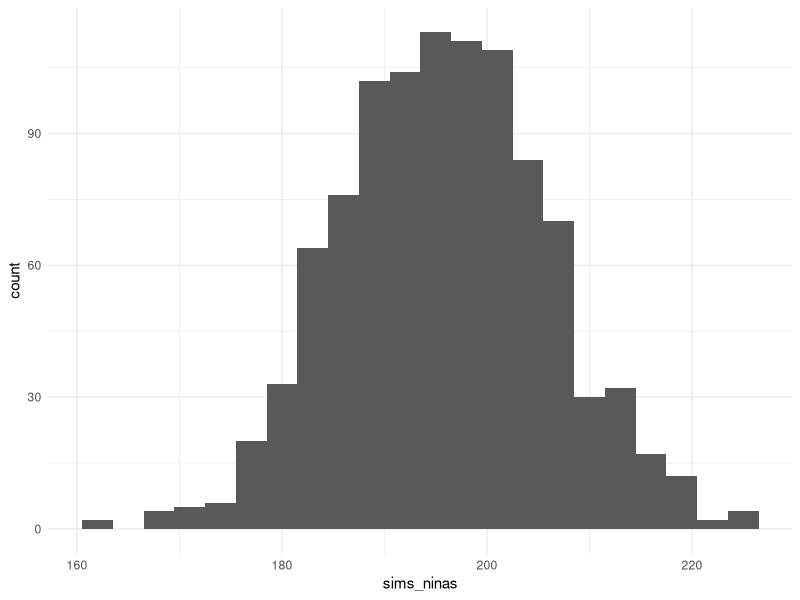
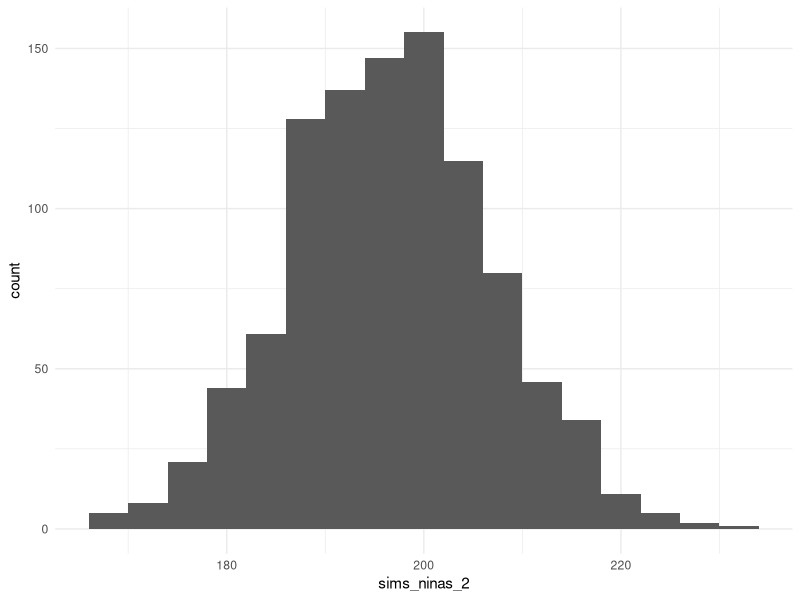
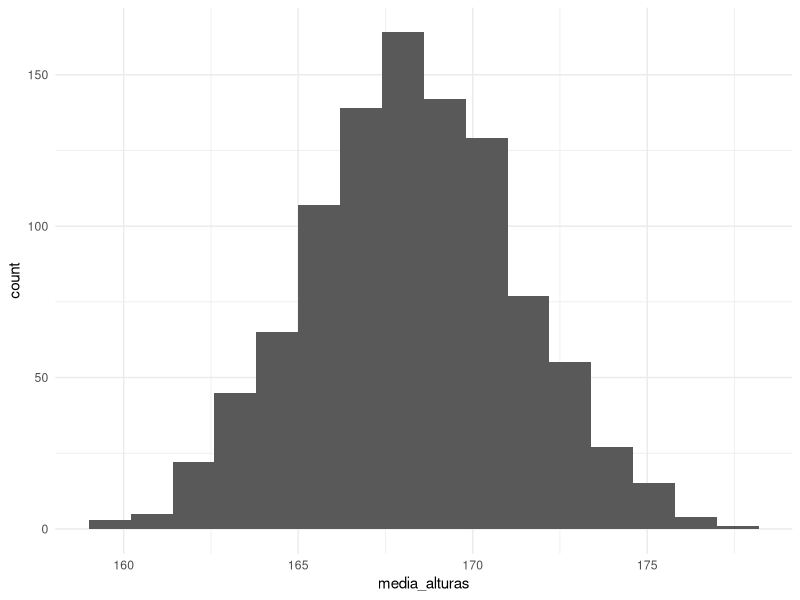
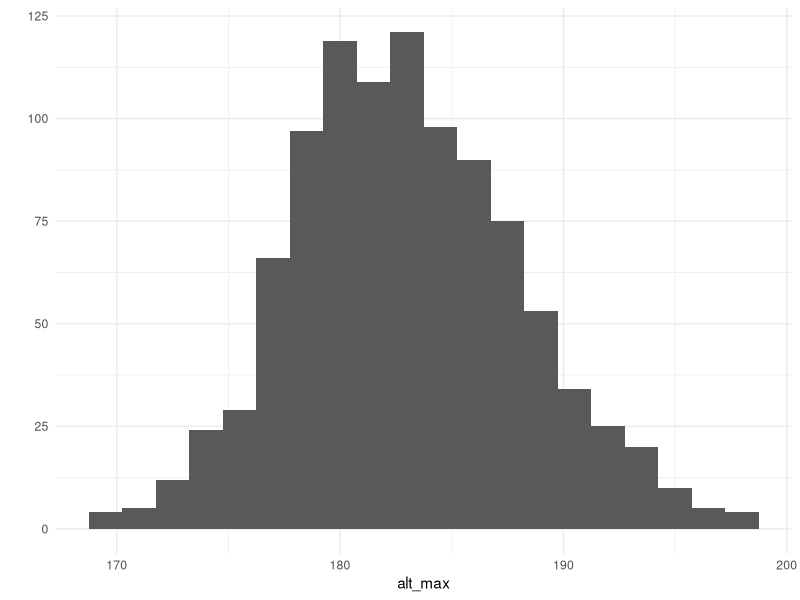
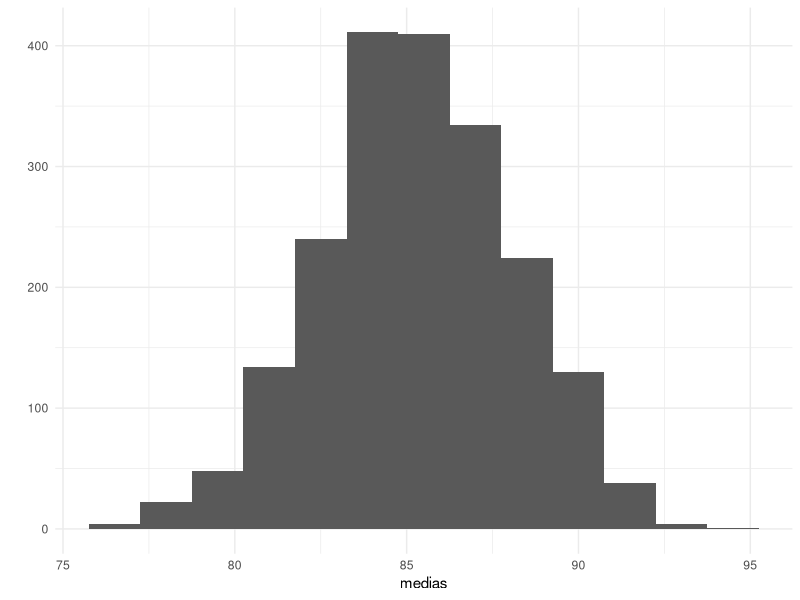

Here is the R script that generated these plots, in order:
## ---- chunk 1
knitr::opts_chunk$set(
    comment = "#>",
    collapse = TRUE, 
    fig.width=3, fig.height=3
)
comma <- function(x) format(x, digits = 2, big.mark = ",")
options(digits=3)

library(tidyverse)
library(gridExtra)
theme_set(theme_minimal())
## ---- chunk 2
library(DiagrammeR)
grViz("
digraph ninas {

  # a 'graph' statement
  graph [overlap = true]

  # several 'node' statements
  node [shape = box,penwidth = 0.1, fixedsize = true, fontsize = 9,
        fontname = Helvetica, width = 0.2, height = 0.2]
  p; n; 

  node [shape = circle,
        fixedsize = true, fontsize = 9,
        fontname = Helvetica, width = 0.2] // sets as circles
  k; 

  # several 'edge' statements
  edge[color = grey, arrowsize = 0.5, penwidth = 0.5]
  p->k; n->k
}
")
## ---- chunk 3
library(ggplot2)
library(dplyr)
library(arm)
library(tidyr)
set.seed(918739837)
n_ninas <- rbinom(1, 400, 0.488)
## ---- chunk 4
sims_ninas <- rerun(1000, rbinom(1, 400, 0.488)) %>% flatten_dbl()
mean(sims_ninas)
sd(sims_ninas)

ggplot() + geom_histogram(aes(x = sims_ninas), binwidth = 3)
## ---- chunk 5
grViz("
digraph ninas_compleja {

  # a 'graph' statement
  graph [overlap = true]

  # several 'node' statements
  node [shape = box,penwidth = 0.1, fixedsize = true, fontsize = 9,
        fontname = Helvetica, width = 0.2, height = 0.2]
  p_i[label = 'p&#x2071;']; m; q;

  node [shape = circle,
        fixedsize = true, fontsize = 9,
        fontname = Helvetica, width = 0.2] // sets as circles
  k; n_i[label = 'n&#x2071;'];

  # several 'edge' statements
  edge[color = grey, arrowsize = 0.5, penwidth = 0.5]
  m->n_i; q->n_i; p_i->k; n_i->k
}
")
## ---- chunk 6
set.seed(918739837)
tipo_nacimiento <- sample(c("unico", "fraternal", "identicos"), 
  size = 400, replace = TRUE, prob = c(1 - 1 / 125 - 1 / 300, 1 / 125, 1 / 300))
n_unico <- sum(tipo_nacimiento == "unico")  # número de nacimientos únicos
n_fraternal <- sum(tipo_nacimiento == "fraternal")
n_identicos <- 400 - n_unico - n_fraternal
n_ninas <- rbinom(1, n_unico, 0.488) +
           rbinom(1, 2 * n_fraternal, 0.495) + # en cada nacimiento hay 2 bebés
           2 * rbinom(1, n_identicos, 0.405)
n_ninas
## ---- chunk 7
modelo2 <- function(){
    tipo_nacimiento <- sample(c("unico", "fraternal", "identicos"), 
        size = 400, replace = TRUE, prob = c(1 - 1 / 125 - 1 / 1300, 1 / 125, 1 / 300))
    # número de nacimientos de cada tipo
    n_unico <- sum(tipo_nacimiento == "unico")  # número de nacimientos únicos
    n_fraternal <- sum(tipo_nacimiento == "fraternal")
    n_identicos <- 400 - n_unico - n_fraternal
    # simulamos para cada tipo de nacimiento
    n_ninas <- rbinom(1, n_unico, 0.488) +
        rbinom(1, 2 * n_fraternal, 0.495) + # en cada nacimiento hay 2 bebés
    2 * rbinom(1, n_identicos, 0.495)
  n_ninas
}

sims_ninas_2 <- rerun(1000, modelo2()) %>% flatten_dbl()
mean(sims_ninas_2)

ggplot() + geom_histogram(aes(x = sims_ninas_2), binwidth = 4)
## ---- chunk 8
set.seed(918739837)
sexo <- rbinom(10, 1, 0.52)
altura <- rnorm(sexo, mean = 161.8 * (sexo == 1) + 175 * (sexo == 0), 
  sd = 6.86 * (sexo == 1) + 7.37 * (sexo == 0)) #Equivalente a simular de dos normales
mean(altura)
## ---- chunk 9
mediaAltura <- function(){
  sexo <- rbinom(10, 1, 0.52)
  altura <- rnorm(sexo, mean = 161.8 * (sexo == 1) + 175 * (sexo == 0), 
    sd = 6.86 * (sexo == 1) + 7.37 * (sexo == 0))
}
sims_alturas <- rerun(1000, mediaAltura()) 
media_alturas <- sims_alturas %>% map_dbl(mean)
mean(media_alturas)
sd(media_alturas)
ggplot() + geom_histogram(aes(x = media_alturas), binwidth = 1.2)
## ---- chunk 10
alt_max <- sims_alturas %>% map_dbl(max)
qplot(alt_max, geom = "histogram", binwidth = 1.5)
## ---- chunk 11
grViz("
digraph regresion {
    graph [overlap = true]
    node [shape = box,penwidth = 0.1, fixedsize = true, fontsize = 9,
        fontname = Helvetica, width = 0.2, height = 0.2]
    beta_0[label = '&beta;&#x2080;']; beta_1[label = '&beta;&#x2081;']; mu_i[label='&mu;&#x2071;'];
    sigma[label = '&sigma;&#x00B2;']; X_i[label = 'X&#x2071;'];
    node [shape = circle,
        fixedsize = true, fontsize = 9,
        fontname = Helvetica, width = 0.2] // sets as circles
        Y_i[label = 'Y&#x2071;'];
    edge[color = grey, arrowsize = 0.5, penwidth = 0.5]
        mu_i->Y_i; sigma->Y_i;
    edge[color = grey, arrowsize = 0.5, penwidth = 1]
        beta_0->mu_i; beta_1 -> mu_i; X_i->mu_i;
}
")
## ---- chunk 12
vector_mu <- c(rep(78 + 12, 30), rep(78, 20)) # beta_0 + beta_1 X
y <- rnorm(50, vector_mu, 20)
sims_y <- rerun(2000, rnorm(50, vector_mu, 20))
## ---- chunk 13
medias <- sims_y %>% map_dbl(mean)
quantile(medias, c(0.025, 0.975))

qplot(medias, geom = "histogram", binwidth = 1.5)
